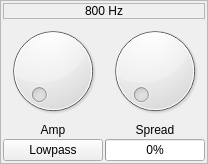
                     <widget class="QFrame" name="frame_30">
                      <property name="frameShape">
                       <enum>QFrame::StyledPanel</enum>
                      </property>
                      <layout class="QGridLayout" name="gridLayout_107">
                       <property name="leftMargin">
                        <number>2</number>
                       </property>
                       <property name="topMargin">
                        <number>2</number>
                       </property>
                       <property name="rightMargin">
                        <number>2</number>
                       </property>
                       <property name="bottomMargin">
                        <number>2</number>
                       </property>
                       <property name="spacing">
                        <number>2</number>
                       </property>
                       <item row="1" column="0">
                        <layout class="QVBoxLayout" name="verticalLayout_66">
                         <item>
                          <widget class="QDial" name="amp_dial_14">
                           <property name="minimum">
                            <number>0</number>
                           </property>
                           <property name="maximum">
                            <number>200</number>
                           </property>
                          </widget>
                         </item>
                         <item>
                          <widget class="QLabel" name="label_144">
                           <property name="text">
                            <string>Amp</string>
                           </property>
                           <property name="alignment">
                            <set>Qt::AlignCenter</set>
                           </property>
                          </widget>
                         </item>
                        </layout>
                       </item>
                       <item row="1" column="1">
                        <layout class="QVBoxLayout" name="verticalLayout_67">
                         <item>
                          <widget class="QDial" name="spread_dial_14">
                           <property name="minimum">
                            <number>1</number>
                           </property>
                           <property name="maximum">
                            <number>500</number>
                           </property>
                          </widget>
                         </item>
                         <item>
                          <widget class="QLabel" name="label_145">
                           <property name="text">
                            <string>Spread</string>
                           </property>
                           <property name="alignment">
                            <set>Qt::AlignCenter</set>
                           </property>
                          </widget>
                         </item>
                        </layout>
                       </item>
                       <item row="2" column="0">
                        <widget class="QPushButton" name="filter_type_btm_14">
                         <property name="text">
                          <string>Lowpass</string>
                         </property>
                        </widget>
                       </item>
                       <item row="2" column="1">
                        <widget class="QProgressBar" name="spread_bar_14">
                         <property name="minimum">
                          <number>1</number>
                         </property>
                         <property name="maximum">
                          <number>500</number>
                         </property>
                         <property name="value">
                          <number>1</number>
                         </property>
                         <property name="alignment">
                          <set>Qt::AlignCenter</set>
                         </property>
                        </widget>
                       </item>
                       <item row="0" column="0" colspan="2">
                        <widget class="QLabel" name="label_146">
                         <property name="frameShape">
                          <enum>QFrame::StyledPanel</enum>
                         </property>
                         <property name="text">
                          <string>800 Hz</string>
                         </property>
                         <property name="alignment">
                          <set>Qt::AlignCenter</set>
                         </property>
                        </widget>
                       </item>
                      </layout>
                     </widget>
